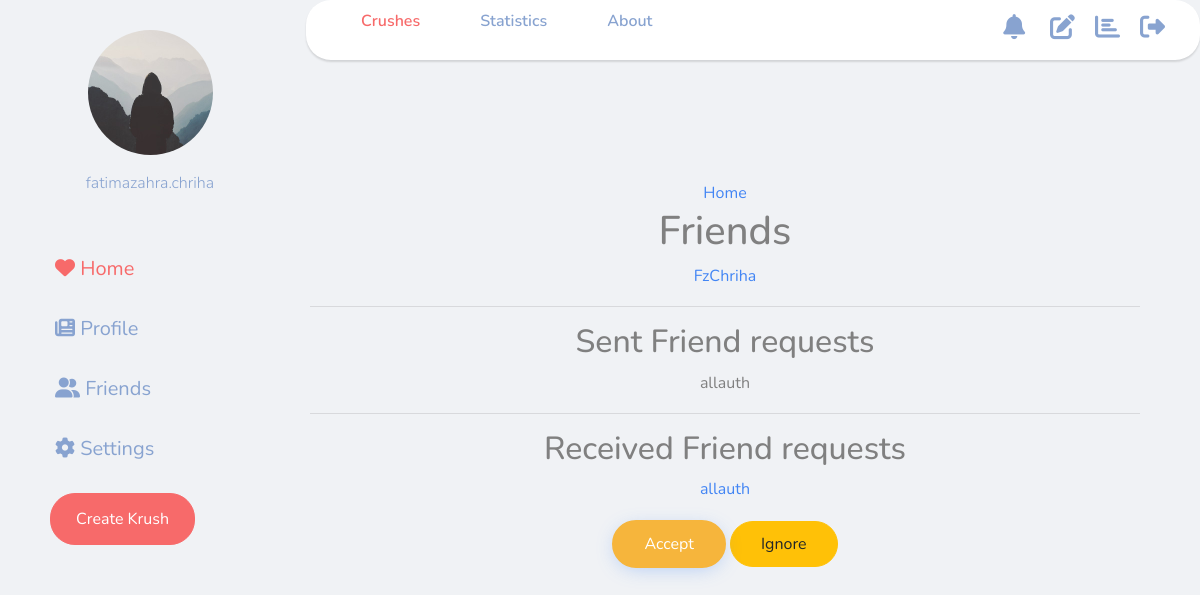
The page /profile (signed in) on the database as committed earlier.
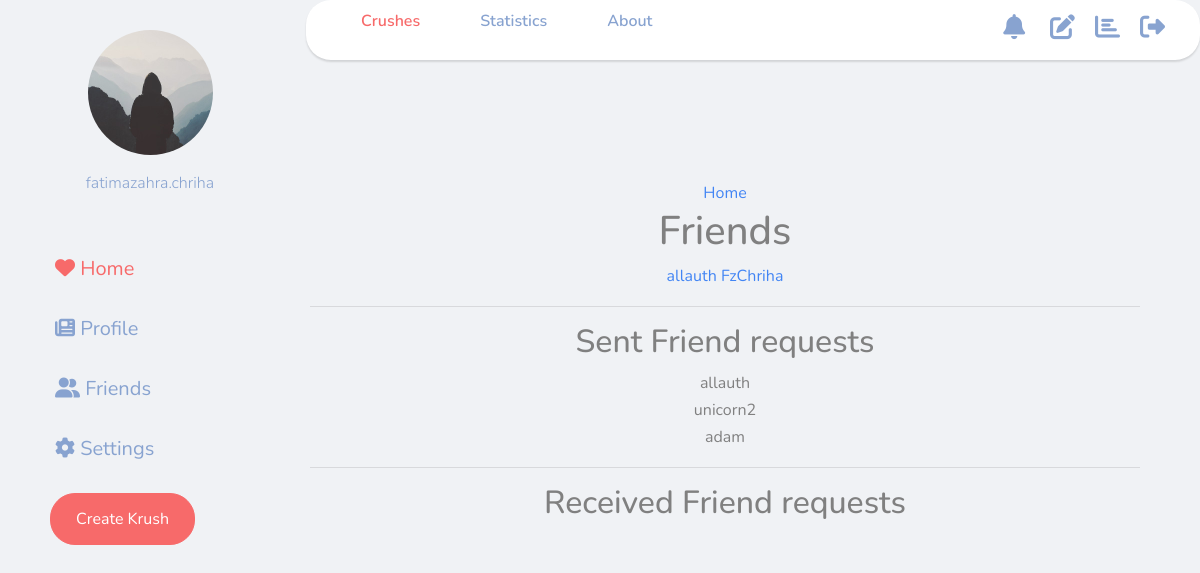
The same page on the database as committed later.
### users/models.py (models this page shows, shortened)
class Profile(models.Model):
    user = models.OneToOneField(settings.AUTH_USER_MODEL, on_delete=models.CASCADE,)
    image = models.ImageField(default='default.jpg', upload_to='profile_pics')
    friends = models.ManyToManyField("Profile", blank=True)

class FriendRequest(models.Model):
    to_user = models.ForeignKey(settings.AUTH_USER_MODEL, related_name='to_user', on_delete=models.CASCADE,)
    from_user = models.ForeignKey(settings.AUTH_USER_MODEL, related_name='from_user', on_delete=models.CASCADE,)
    timestamp = models.DateTimeField(auto_now_add=True) # set when created

### users/views.py (the view)
# urls.py: re_path(r'^profile$', profile, name='profile'),
def profile(request):
    p = Profile.objects.filter(user=request.user).first()
    u = p.user
    sent_friend_requests = FriendRequest.objects.filter(from_user=request.user)
    rec_friend_requests = FriendRequest.objects.filter(to_user=request.user)
    friends = p.friends.all()
    button_status = 'none'
    if p not in request.user.profile.friends.all():
        button_status = 'not_friend'
        if len(FriendRequest.objects.filter(
            from_user=request.user).filter(to_user=p.user)) == 1:
                button_status = 'friend_request_sent'
    context = {
        'u': u,
        'button_status': button_status,
        'friends_list': friends,
        'sent_friend_requests': sent_friend_requests,
        'rec_friend_requests': rec_friend_requests
    }
    return render(request, "users/profile.html", context)

### users/templates/users/profile.html (shortened to what this page needs)
{% extends "posts/base.html" %}
{% load crispy_forms_tags %}
{% block content %}
    <div class="container">
        <div class="container text-center">
            <span><a href="/crush">Home</a></span>
            {% if request.user == u %}
                <h1>Friends</h1>
                {% for friend in friends_list %}
                    <a href="{{ friend.user.profile.get_absolute_url }}">{{ friend.user.username }}</a>
                {% endfor %}
                <hr>
                <h2>Sent Friend requests</h2>
                <ul>
                {% for s_request in sent_friend_requests %}
                    <li>{{ s_request.to_user.username }}</li>
                {% endfor %}
                </ul>
                <hr>
                <h2>Received Friend requests</h2>
                {% for r_request in rec_friend_requests %}
                    <p><a href="{{ r_request.from_user.profile.get_absolute_url }}">{{ r_request.from_user.username }}</a></p>
                    <small><a class='btn btn-primary' href="/friends/friend-request/accept/{{ r_request.from_user.id }}">Accept</a></small>
                    <small><a class='btn btn-warning' href="/friends/friend-request/delete/{{ r_request.from_user.id }}">Ignore</a></small>
                {% endfor %}
            {% endif %}
            </div>
    </div>
{% endblock content %}

Rows that differ between the two databases and show on the page:
removed FriendRequest: from_user.username "allauth", shown under "Received Friend requests"
now on this page (row unchanged): Profile: user.username "allauth"
added FriendRequest: to_user.username "unicorn2", shown under "Sent Friend requests"
added FriendRequest: to_user.username "adam", shown under "Sent Friend requests"
